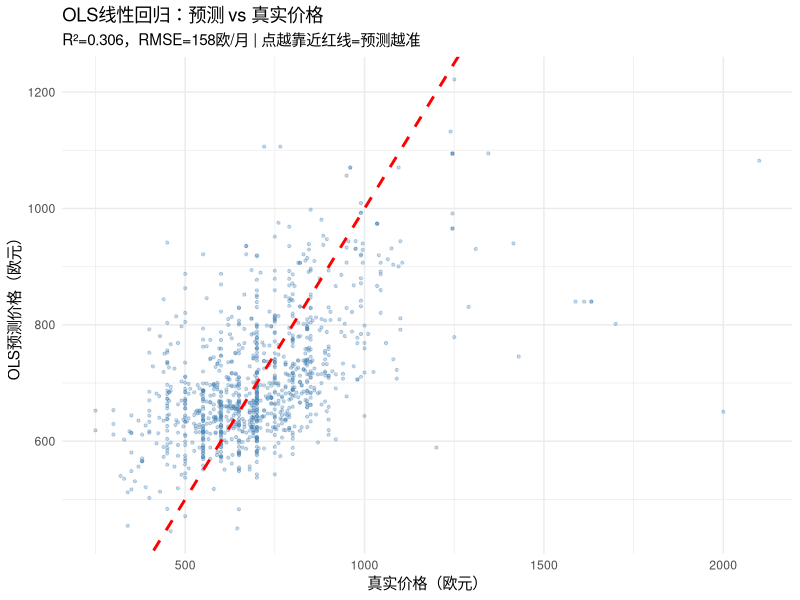
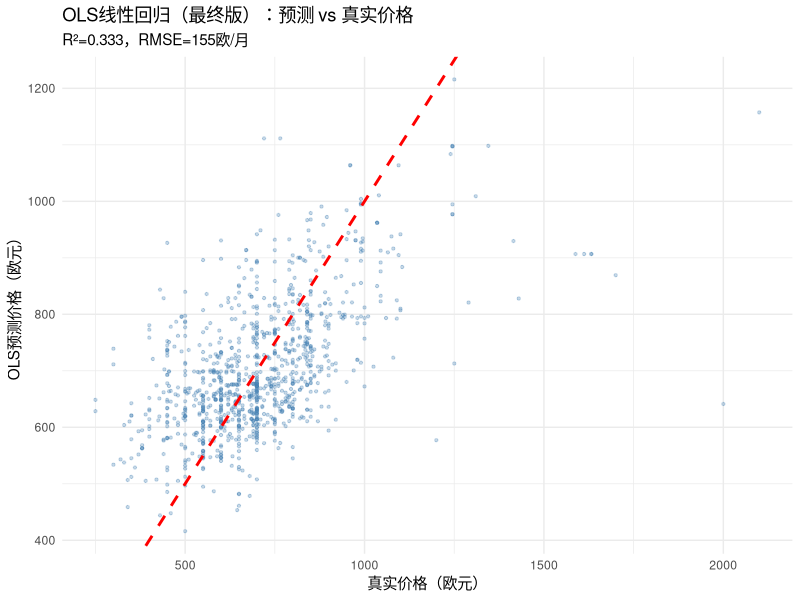
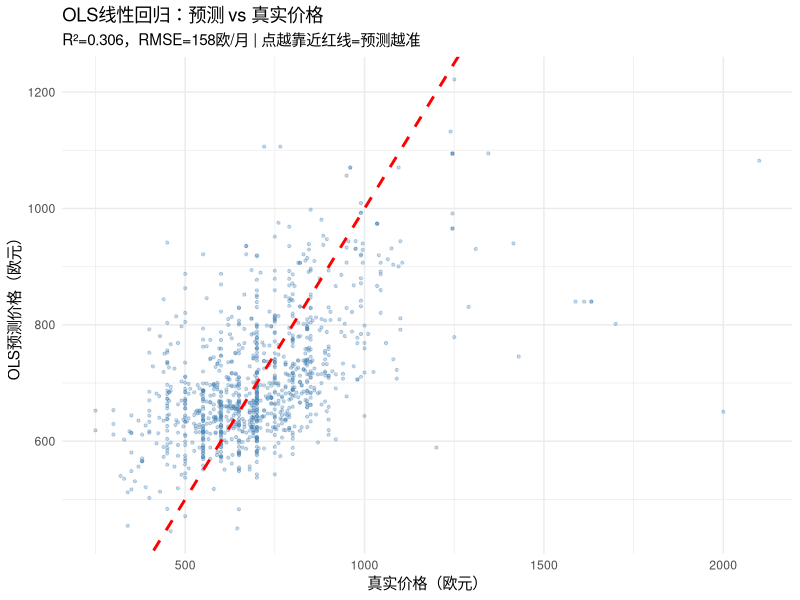
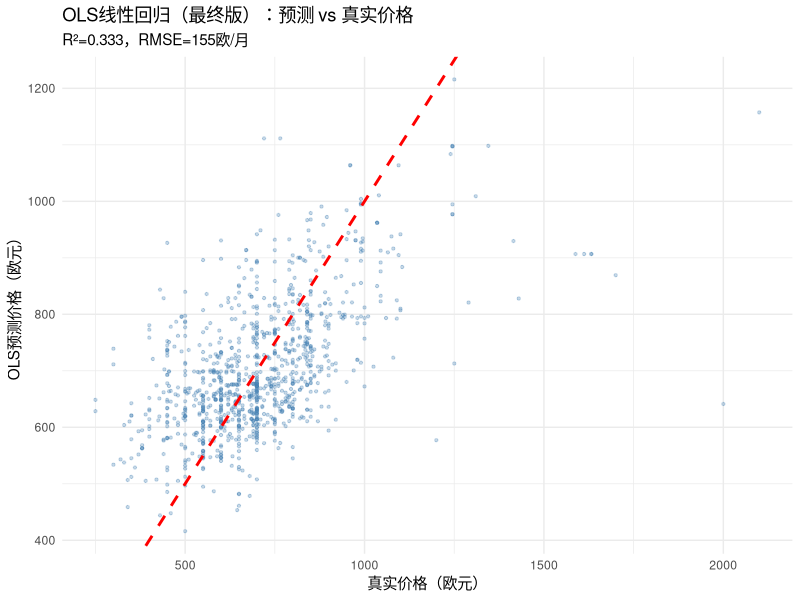

Reproduce these figures in R, in order.
# ================================================================
# 胡娇的线性回归 — 完整最终版
# 使用方法：Ctrl+A 全选 → Ctrl+Enter 运行
# 需要文件：treated_surface.csv（放在milan project2文件夹里）
# ================================================================


# ── 第1步：加载包 ─────────────────────────────────
library(ggplot2)


# ── 第2步：读取数据 ───────────────────────────────
df <- read.csv("treated_surface.csv")
cat("读取完成，总行数:", nrow(df), "\n")


# ── 第3步：数据清理 ───────────────────────────────
df <- df[!is.na(df$price_n)  & df$price_n  > 100,       ]
df <- df[!is.na(df$price_sqm)& df$price_sqm > 5
         & df$price_sqm < 150,     ]
df <- df[!is.na(df$latitude) & !is.na(df$longitude),    ]
df$rooms_n[is.na(df$rooms_n)]         <- median(df$rooms_n,    na.rm=TRUE)
df$bathrooms[is.na(df$bathrooms)]     <- 1
cat("清理后行数:", nrow(df), "\n")


# ── 第4步：构造地理特征 ───────────────────────────
# 大区均价（粗粒度地理位置）
zone_avg          <- tapply(df$price_n, df$macrozone, mean, na.rm=TRUE)
df$zone_avg_price <- zone_avg[df$macrozone]

# 小区均价（细粒度地理位置，比大区更准）
micro_avg          <- tapply(df$price_n, df$microzone, mean, na.rm=TRUE)
df$micro_avg_price <- micro_avg[df$microzone]

# 供暖类型（转成0/1）
df$heating_auto    <- as.integer(df$heating == "Autonomo")
df$heating_central <- as.integer(df$heating == "Centralizzato")


# ── 第5步：选择特征 ───────────────────────────────
feature_cols <- c(
  "surface_room",    # 单间实际面积（Mathilde修正过的）
  "rooms_n",         # 房间数
  "bathrooms",       # 浴室数
  "latitude",        # 纬度
  "longitude",       # 经度
  "zone_avg_price",  # 大区均价
  "micro_avg_price", # 小区均价（更精细的地理位置）
  "heating_auto",    # 独立供暖
  "heating_central"  # 集中供暖
)

df_model <- df[, c(feature_cols, "price_n")]
df_model <- df_model[complete.cases(df_model), ]
cat("建模数据:", nrow(df_model), "套，", length(feature_cols), "个特征\n")


# ── 第6步：切分训练集/测试集 ─────────────────────
set.seed(42)
idx   <- sample(1:nrow(df_model), size = round(0.8 * nrow(df_model)))
train <- df_model[idx,  ]
test  <- df_model[-idx, ]
cat("训练集:", nrow(train), "套 | 测试集:", nrow(test), "套\n")


# ── 第7步：跑OLS线性回归 ─────────────────────────
ols  <- lm(price_n ~ ., data = train)

# 统计报告（截图发给Ismail）
cat("\n=== OLS统计报告 ===\n")
print(summary(ols))


# ── 第8步：评估模型 ───────────────────────────────
pred <- predict(ols, newdata = test)
r2   <- cor(test$price_n, pred)^2
rmse <- sqrt(mean((test$price_n - pred)^2))
mae  <- mean(abs(test$price_n - pred))

cat("\n========================================\n")
cat("OLS线性回归最终结果（截图发给组里）\n")
cat("========================================\n")
cat(sprintf("R²   = %.3f  （解释了%.1f%%的价格变化）\n", r2, r2*100))
cat(sprintf("RMSE = %.0f 欧 （平均预测误差）\n", rmse))
cat(sprintf("MAE  = %.0f 欧\n", mae))
cat(sprintf("样本 = %d 套租房\n", nrow(df_model)))
cat("========================================\n")


# ── 第9步：画图并保存 ────────────────────────────
ggplot(data.frame(真实 = test$price_n, 预测 = pred),
       aes(x = 真实, y = 预测)) +
  geom_point(alpha = 0.3, size = 0.8, color = "steelblue") +
  geom_abline(slope = 1, intercept = 0,
              color = "red", linetype = "dashed", linewidth = 1) +
  labs(
    title    = "OLS线性回归：预测 vs 真实价格",
    subtitle = sprintf("R²=%.3f，RMSE=%.0f欧/月 | 点越靠近红线=预测越准",
                       r2, rmse),
    x = "真实价格（欧元）",
    y = "OLS预测价格（欧元）"
  ) +
  theme_minimal(base_size = 11)

ggsave("OLS线性回归结果.png", width = 7, height = 6, dpi = 150)
cat("图片已保存：OLS线性回归结果.png\n")
cat("\n全部完成！\n")
library(ggplot2)

# 读取Mathilde的新数据（含交通密度）
df <- read.csv("clean_data_mobility.csv")
cat("列名:\n")
print(names(df))
cat("行数:", nrow(df), "\n")
library(ggplot2)

# 数据清理
df <- df[!is.na(df$price_n) & df$price_n > 100, ]
df <- df[!is.na(df$price_sqm) & df$price_sqm > 5 & df$price_sqm < 150, ]
df <- df[!is.na(df$latitude) & !is.na(df$longitude), ]
df$rooms_n[is.na(df$rooms_n)] <- median(df$rooms_n, na.rm=TRUE)
df$bathrooms[is.na(df$bathrooms)] <- 1

# 地理特征
zone_avg <- tapply(df$price_n, df$macrozone, mean, na.rm=TRUE)
df$zone_avg_price <- zone_avg[df$macrozone]
micro_avg <- tapply(df$price_n, df$microzone, mean, na.rm=TRUE)
df$micro_avg_price <- micro_avg[df$microzone]

# 建模特征（加入交通密度+设施）
feature_cols <- c(
  "surface_room", "rooms_n", "bathrooms",
  "latitude", "longitude",
  "zone_avg_price", "micro_avg_price",
  "heating_Autonomo", "heating_Centralizzato",
  "bikemi_density_500m",
  "metro_density_750m",
  "tram_density_500m",
  "balcone", "ascensore", "lavatrice",
  "aria.condizionata", "arredato", "portineria",
  "lavastoviglie", "terrazzo", "giardino"
)

df_model <- df[, c(feature_cols, "price_n")]
df_model <- df_model[complete.cases(df_model), ]
cat("建模数据:", nrow(df_model), "套,", length(feature_cols), "个特征\n")

set.seed(42)
idx   <- sample(1:nrow(df_model), size=round(0.8*nrow(df_model)))
train <- df_model[idx, ]
test  <- df_model[-idx, ]

# 跑OLS
ols  <- lm(price_n ~ ., data=train)
pred <- predict(ols, newdata=test)
r2   <- cor(test$price_n, pred)^2
rmse <- sqrt(mean((test$price_n - pred)^2))
mae  <- mean(abs(test$price_n - pred))

cat("\n========================================\n")
cat("最终OLS结果（加入交通+设施特征）\n")
cat("========================================\n")
cat(sprintf("R²   = %.3f（解释了%.1f%%的价格变化）\n", r2, r2*100))
cat(sprintf("RMSE = %.0f 欧\n", rmse))
cat(sprintf("MAE  = %.0f 欧\n", mae))
cat("========================================\n")

# 画图
ggplot(data.frame(真实=test$price_n, 预测=pred),
       aes(x=真实, y=预测)) +
  geom_point(alpha=0.3, size=0.8, color="steelblue") +
  geom_abline(slope=1, intercept=0, color="red",
              linetype="dashed", linewidth=1) +
  labs(title="OLS线性回归（最终版）：预测 vs 真实价格",
       subtitle=sprintf("R²=%.3f，RMSE=%.0f欧/月", r2, rmse),
       x="真实价格（欧元）", y="OLS预测价格（欧元）") +
  theme_minimal(base_size=11)

ggsave("OLS_最终版.png", width=7, height=6, dpi=150)
cat("图片已保存：OLS_最终版.png\n")
